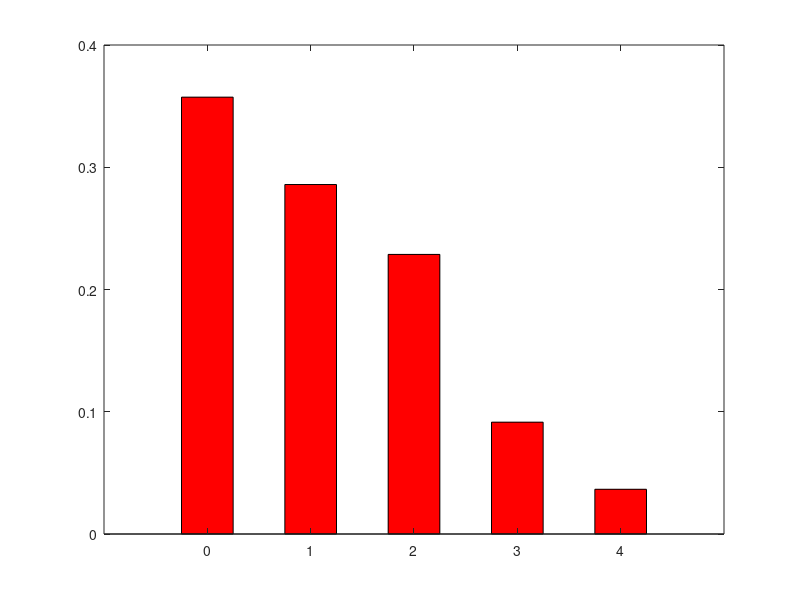
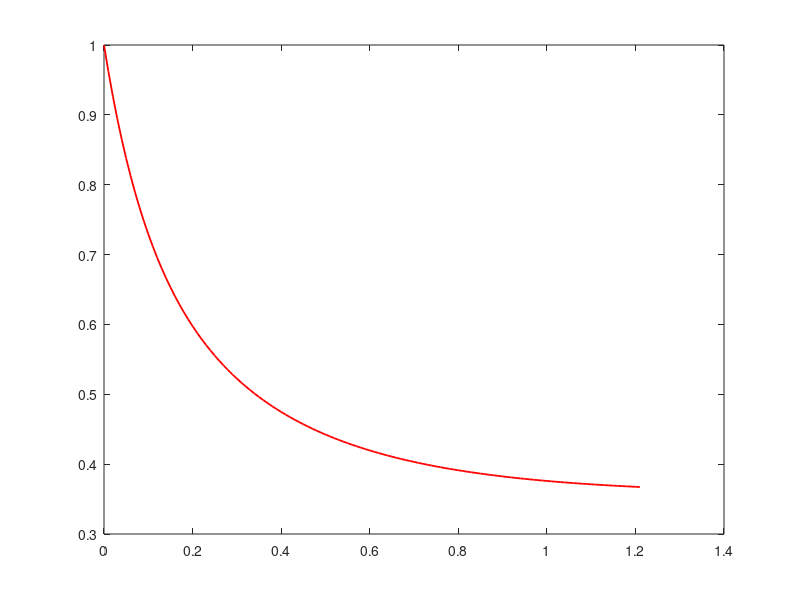

These figures' MATLAB source, in order:
% system M/M/1/4
% when there are 3 clients in the system, the capability of the server doubles.

clc;
clear all;
close all;
pkg load queueing;

lambda = 4;
mu = 5;
states = [0, 1, 2, 3, 4]; % system with capacity 4 states
% the initial state of the system. The system is initially empty.
initial_state = [1, 0, 0, 0, 0];

% define the birth and death rates between the states of the system.
births_B = [lambda, lambda, lambda, lambda];
deaths_D = [mu, mu, 2 * mu, 2 * mu];

% get the transition matrix of the birth-death process
transition_matrix = ctmcbd(births_B, deaths_D);
% get the ergodic probabilities of the system
P = ctmc(transition_matrix);

% plot the ergodic probabilities (bar for bar chart)
figure(1);
bar(states, P, "r", 0.5);

% transient probability of state 0 until convergence to ergodic probability. Convergence takes place P0 and P differ by 0.01
index = 0;
for T = 0 : 0.01 : 50
  index = index + 1;
  P0 = ctmc(transition_matrix, T, initial_state);
  Prob0(index) = P0(1);
  if P0 - P < 0.01
    break;
  endif
endfor

T = 0 : 0.01 : T;
figure(2);
plot(T, Prob0, "r", "linewidth", 1.3);